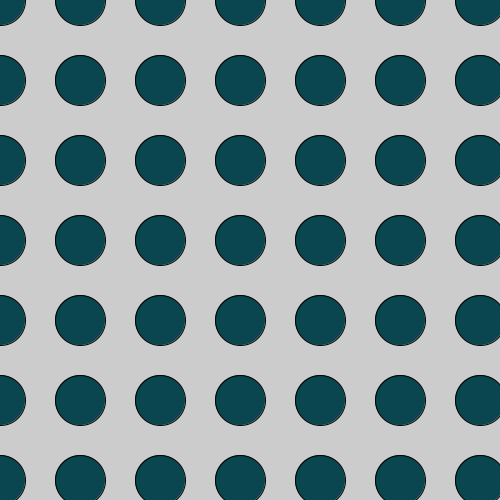
Frame 1 (no input)
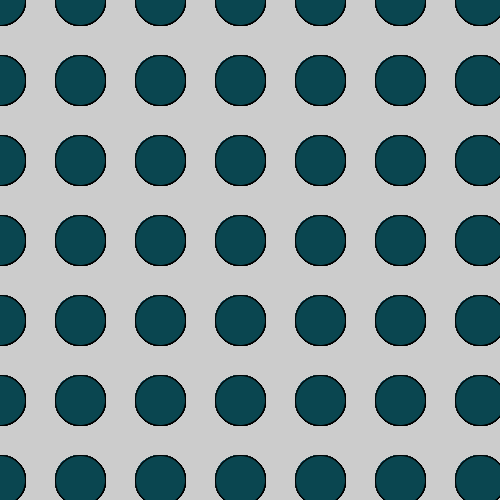
Frame 60 (the mouse pressed at the canvas centre just before this capture)
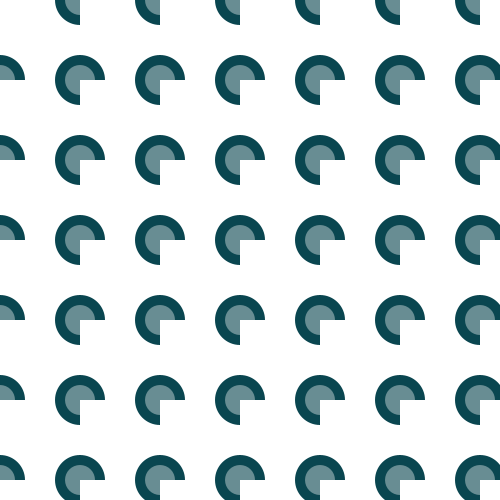
Frame 120 (the mouse held since frame 60 and released just before this capture)

The Processing sketch that drew these frames (run headless with seeded random() and noise(); from frame 60 on, the mouse is pressed at the canvas centre):

// Processing sketch: processing_43057
// ── processing_43057.pde

void setup() {
  size (500, 500);
  smooth();
}
void draw (){
 stroke(0);
  
  for (int x=0; x < width; x=x+80){
  for (int y=0; y < height; y=y+80){
   fill(10,70,80);
 ellipse (x, y, 50, 50);
 
  
 if (mousePressed) {
 
 noStroke();
    
   fill(250,100);
   ellipse(x, y, 30, 30);
   fill(255);
   rect(x,y,200,200);
   
 }
       
}
 }
  }
